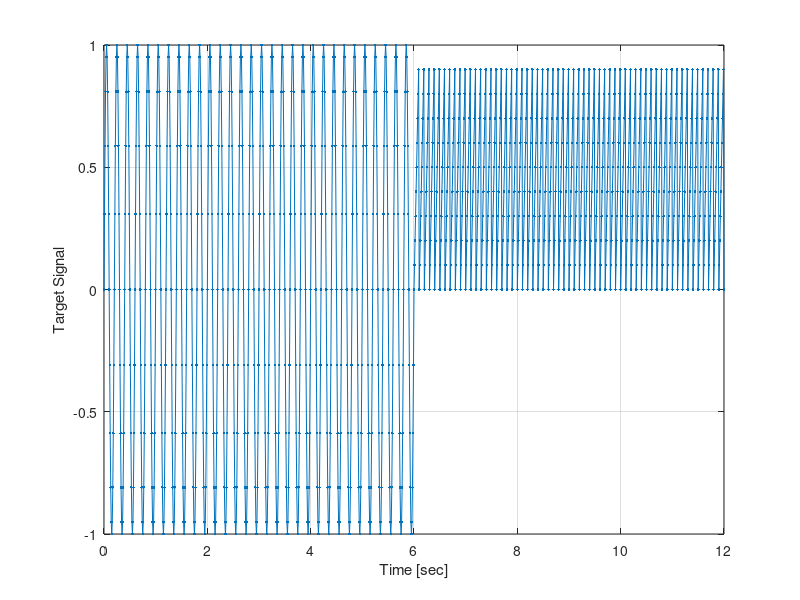

This chart was generated by the following MATLAB code: (Note: this script raises an error after producing the figure.)
clearvars; close all; clc; format compact;

%% Define input and output data
% define segments of time vector
dt = 0.01; % time step [seconds]
t1 = 0    : dt : 6; %    first time vector [seconds]
T1 = 20*dt;         % period of first singal [sec]

t2 = max(t1)+dt : dt : 12; %   second time vector [seconds]
T2 = 10*dt;          % period of seconds signal [sec]

t = [t1 t2];        % complete time vector [seconds]
noiseLevel = 0.0;
% define signal
y = [sin((2*pi*t1)/T1) 10*mod(t2, T2)]; %.8*sin((2*pi*t2)/T2)];
y = y + rand(size(y)).*noiseLevel;
% plot signal
plot(t,y,'.-')
xlabel('Time [sec]');
ylabel('Target Signal');
grid on
%ylim([-1.2 1.2])

%% Prepare data for neural network toolbox
% There are two basic types of input vectors: those that occur concurrently
% (at the same time, or in no particular time sequence), and those that
% occur sequentially in time. For concurrent vectors, the order is not
% important, and if there were a number of networks running in parallel,
% you could present one input vector to each of the networks. For
% sequential vectors, the order in which the vectors appear is important.
p = con2seq(y);


%% Define ADALINE neural network

% The resulting network will predict the next value of the target signal
% using delayed values of the target.
inputDelays   = 1:5; % delayed inputs to be used
learning_rate = 0.2; % learning rate

% define ADALINE
net = linearlayer(inputDelays,learning_rate);
trainControl.trainRatio = 0.8;
trainControl.horizon = 1;
trainControl.nLags = 20;
trainControl.nStart = 1;
trainControl.performanceDifferenceThreshold = 0.05;
trainControl.minimiseOverFirst = trainControl.horizon;
trainControl.suppressOutput = false;
trainControl.nNodes = max(trainControl.horizon, trainControl.nLags);
trainControl.mseEpochs = 1000;
normalNet = trainFfnnMultipleStarts(y, trainControl);

%% Adaptive learning of the ADALINE

% Given an input sequence with N steps the network is updated as follows.
% Each step in the sequence of  inputs is presented to the network one at
% a time.  The network's weight and bias values are updated after each step,
% before the next step in the sequence is presented. Thus the network is
% updated N times. The output signal and the error signal are returned,
% along with new network.
[net,Y,E] = adapt(net,p,p);

% view network structure
% view(net)

% check final network parameters
disp('Weights and bias of the ADALINE after adaptation')
net.IW{1}
net.b{1}

%% Plot results

% transform result vectors
Y = seq2con(Y); Y = Y{1};
E = seq2con(E); E = E{1};
% start a new figure
figure;

% first graph
subplot(211)
plot(t,y,'b', t,Y,'r--');
legend('Original','Prediction')
grid on
xlabel('Time [sec]');
ylabel('Target Signal');
%ylim([-1.2 1.2])

% second graph
subplot(212)
plot(t,E,'g');
grid on
legend('Prediction error')
xlabel('Time [sec]');
ylabel('Error');
%ylim([-1.2 1.2])